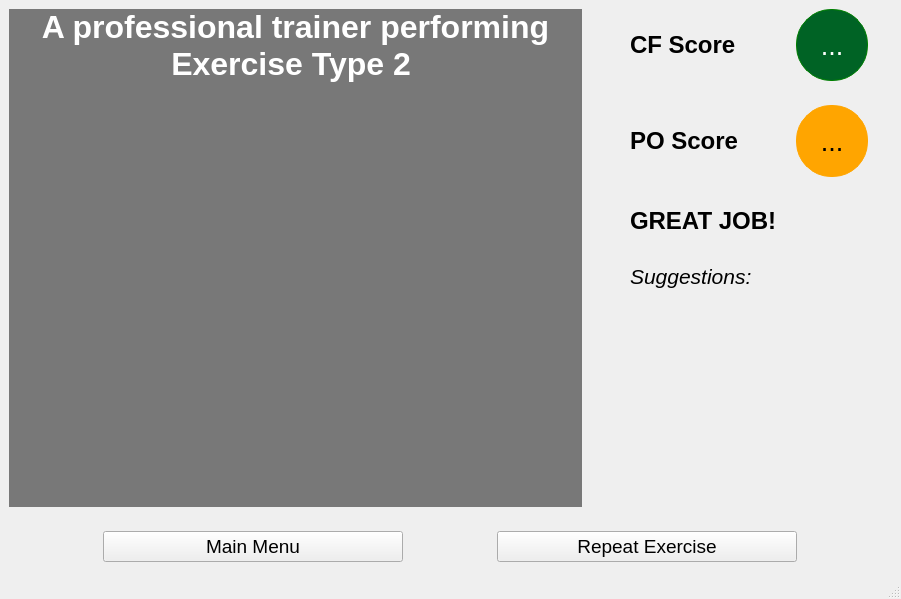
<?xml version="1.0" encoding="UTF-8"?>
<ui version="4.0">
 <class>MainWindow</class>
 <widget class="QMainWindow" name="MainWindow">
  <property name="geometry">
   <rect>
    <x>0</x>
    <y>0</y>
    <width>901</width>
    <height>599</height>
   </rect>
  </property>
  <property name="font">
   <font>
    <pointsize>14</pointsize>
   </font>
  </property>
  <property name="windowTitle">
   <string>MainWindow</string>
  </property>
  <widget class="QWidget" name="centralwidget">
   <property name="sizePolicy">
    <sizepolicy hsizetype="Preferred" vsizetype="Preferred">
     <horstretch>0</horstretch>
     <verstretch>0</verstretch>
    </sizepolicy>
   </property>
   <layout class="QVBoxLayout" name="rootLayout" stretch="2,0">
    <property name="spacing">
     <number>24</number>
    </property>
    <item>
     <layout class="QHBoxLayout" name="videoAndScoreContainer" stretch="2,1">
      <item>
       <widget class="QLabel" name="exerciseTypeLabel">
        <property name="sizePolicy">
         <sizepolicy hsizetype="Preferred" vsizetype="Preferred">
          <horstretch>0</horstretch>
          <verstretch>1</verstretch>
         </sizepolicy>
        </property>
        <property name="font">
         <font>
          <pointsize>24</pointsize>
          <weight>75</weight>
          <bold>true</bold>
         </font>
        </property>
        <property name="styleSheet">
         <string notr="true">background: rgba(0, 0, 0, 0.5);
color: white;
</string>
        </property>
        <property name="text">
         <string>A professional trainer performing Exercise Type 2 </string>
        </property>
        <property name="alignment">
         <set>Qt::AlignHCenter|Qt::AlignTop</set>
        </property>
        <property name="wordWrap">
         <bool>true</bool>
        </property>
       </widget>
      </item>
      <item>
       <layout class="QVBoxLayout" name="scoresAndSuggesionsLayout" stretch="0,0,0">
        <property name="leftMargin">
         <number>24</number>
        </property>
        <property name="rightMargin">
         <number>24</number>
        </property>
        <item>
         <layout class="QHBoxLayout" name="cfScoreLayout">
          <item>
           <widget class="QLabel" name="cfScoreTitleLabel">
            <property name="font">
             <font>
              <pointsize>18</pointsize>
              <weight>75</weight>
              <bold>true</bold>
             </font>
            </property>
            <property name="text">
             <string>CF Score</string>
            </property>
           </widget>
          </item>
          <item>
           <widget class="QLabel" name="cfScoreLabel">
            <property name="font">
             <font>
              <pointsize>20</pointsize>
             </font>
            </property>
            <property name="styleSheet">
             <string notr="true">background-color: #006325;
color: white;

min-width:  70px;
max-width:  70px;
min-height: 70px;
max-height: 70px;

border-radius: 35px;        
border-width: 1px;
border-color: green;
border-style: solid;</string>
            </property>
            <property name="text">
             <string>...</string>
            </property>
            <property name="alignment">
             <set>Qt::AlignCenter</set>
            </property>
           </widget>
          </item>
         </layout>
        </item>
        <item>
         <layout class="QHBoxLayout" name="poScoreLayout">
          <item>
           <widget class="QLabel" name="poScoreTitleLabel">
            <property name="font">
             <font>
              <pointsize>18</pointsize>
              <weight>75</weight>
              <bold>true</bold>
             </font>
            </property>
            <property name="text">
             <string>PO Score</string>
            </property>
           </widget>
          </item>
          <item>
           <widget class="QLabel" name="poScoreLabel">
            <property name="font">
             <font>
              <pointsize>20</pointsize>
             </font>
            </property>
            <property name="styleSheet">
             <string notr="true">background-color: orange;
color: black;

min-width:  70px;
max-width:  70px;
min-height: 70px;
max-height: 70px;

border-radius: 35px;        
border-width: 1px;
border-color: orange;
border-style: solid;</string>
            </property>
            <property name="text">
             <string>...</string>
            </property>
            <property name="alignment">
             <set>Qt::AlignCenter</set>
            </property>
           </widget>
          </item>
         </layout>
        </item>
        <item>
         <layout class="QVBoxLayout" name="suggestionsLayout" stretch="1,0,5">
          <item>
           <widget class="QLabel" name="remarkLabel">
            <property name="font">
             <font>
              <pointsize>18</pointsize>
              <weight>75</weight>
              <bold>true</bold>
             </font>
            </property>
            <property name="text">
             <string>GREAT JOB!</string>
            </property>
           </widget>
          </item>
          <item>
           <widget class="QLabel" name="suggestionsTitleLabel">
            <property name="font">
             <font>
              <pointsize>16</pointsize>
              <italic>true</italic>
             </font>
            </property>
            <property name="text">
             <string>Suggestions:</string>
            </property>
           </widget>
          </item>
          <item>
           <widget class="QLabel" name="suggestionsLabel">
            <property name="sizePolicy">
             <sizepolicy hsizetype="Preferred" vsizetype="Preferred">
              <horstretch>0</horstretch>
              <verstretch>2</verstretch>
             </sizepolicy>
            </property>
            <property name="font">
             <font>
              <pointsize>16</pointsize>
             </font>
            </property>
            <property name="text">
             <string/>
            </property>
            <property name="alignment">
             <set>Qt::AlignLeading|Qt::AlignLeft|Qt::AlignTop</set>
            </property>
           </widget>
          </item>
         </layout>
        </item>
       </layout>
      </item>
     </layout>
    </item>
    <item>
     <layout class="QHBoxLayout" name="actionsLayout">
      <property name="spacing">
       <number>0</number>
      </property>
      <item>
       <widget class="QPushButton" name="mainMenuButton">
        <property name="sizePolicy">
         <sizepolicy hsizetype="Fixed" vsizetype="Fixed">
          <horstretch>0</horstretch>
          <verstretch>0</verstretch>
         </sizepolicy>
        </property>
        <property name="minimumSize">
         <size>
          <width>300</width>
          <height>0</height>
         </size>
        </property>
        <property name="text">
         <string>Main Menu</string>
        </property>
       </widget>
      </item>
      <item>
       <widget class="QPushButton" name="repeatExerciseButton">
        <property name="sizePolicy">
         <sizepolicy hsizetype="Fixed" vsizetype="Fixed">
          <horstretch>0</horstretch>
          <verstretch>0</verstretch>
         </sizepolicy>
        </property>
        <property name="minimumSize">
         <size>
          <width>300</width>
          <height>0</height>
         </size>
        </property>
        <property name="text">
         <string>Repeat Exercise</string>
        </property>
       </widget>
      </item>
     </layout>
    </item>
   </layout>
  </widget>
  <widget class="QMenuBar" name="menubar">
   <property name="geometry">
    <rect>
     <x>0</x>
     <y>0</y>
     <width>901</width>
     <height>31</height>
    </rect>
   </property>
  </widget>
  <widget class="QStatusBar" name="statusbar"/>
 </widget>
 <resources/>
 <connections/>
</ui>
